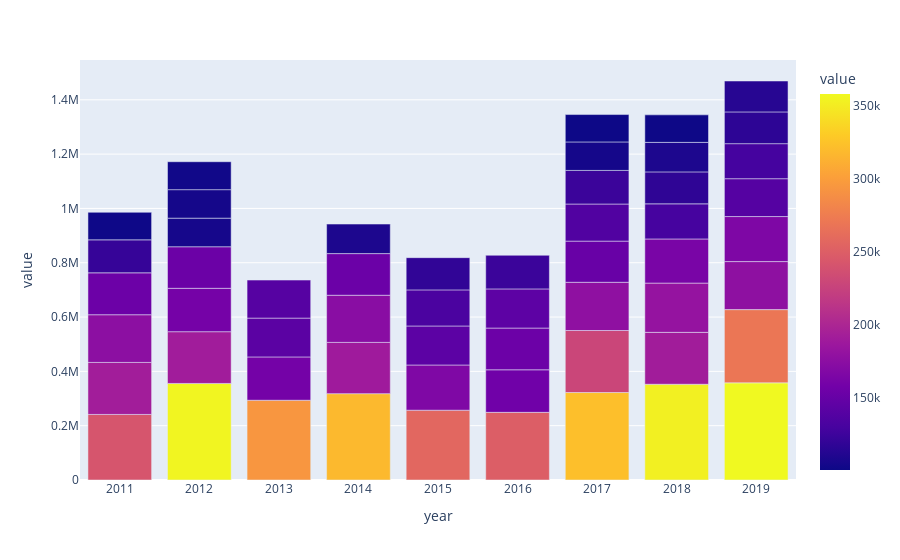

Notebook code for this chart:
### Code cell
fig = px.bar(map_test, x="year", y="value",barmode='group',hover_data=['par_countries','item', 'value', 'element'], color="value", labels=())

fig["layout"].pop("updatemenus")
fig.show()

### Figure 1 — Plotly figure (JSON) as saved in the notebook; plotly's stock layout.template omitted (floating-point values rounded to 4 significant figures; data arrays with more than 128 entries replaced by an {"elided": "..."} marker saying what was removed)
{"data": [{"alignmentgroup": "True", "customdata": {"elided": "56x3 str values"}, "hovertemplate": "year=%{x}<br>value=%{marker.color}<br>par_countries=%{customdata[0]}<br>item=%{customdata[1]}<br>element=%{customdata[2]}<extra></extra>", "legendgroup": "", "marker": {"color": [357759, 355563, 352530, 322117, 317969, 293685, 269623, 257045, 249132, 241356, 228380, 191622, 191147, 190545, 188783, 181418, 177581, 176865, 175625, 173570, 166428, 165835, 162500, 159714, 159489, 156682, 154261, 153698, 153326, 153039, 151536, 144154, 143672, 142973, 140036, 139379, 136566, 132910, 129321, 128972, 123805, 123748, 121437, 118588, 117640, 116899, 113853, 108711, 108674, 105309, 104897, 104897, 102852, 101465, 101314, 100793], "coloraxis": "coloraxis", "pattern": {"shape": ""}}, "name": "", "offsetgroup": "", "orientation": "v", "showlegend": false, "textposition": "auto", "type": "bar", "x": [2019, 2012, 2018, 2017, 2014, 2013, 2019, 2015, 2016, 2011, 2017, 2011, 2018, 2012, 2014, 2018, 2017, 2019, 2011, 2014, 2015, 2019, 2018, 2012, 2013, 2016, 2011, 2016, 2014, 2012, 2017, 2016, 2015, 2013, 2013, 2019, 2017, 2015, 2018, 2019, 2016, 2017, 2011, 2015, 2018, 2019, 2019, 2014, 2018, 2012, 2017, 2012, 2012, 2011, 2018, 2017], "xaxis": "x", "y": [357759, 355563, 352530, 322117, 317969, 293685, 269623, 257045, 249132, 241356, 228380, 191622, 191147, 190545, 188783, 181418, 177581, 176865, 175625, 173570, 166428, 165835, 162500, 159714, 159489, 156682, 154261, 153698, 153326, 153039, 151536, 144154, 143672, 142973, 140036, 139379, 136566, 132910, 129321, 128972, 123805, 123748, 121437, 118588, 117640, 116899, 113853, 108711, 108674, 105309, 104897, 104897, 102852, 101465, 101314, 100793], "yaxis": "y"}], "layout": {"barmode": "group", "coloraxis": {"colorbar": {"title": {"text": "value"}}, "colorscale": [[0, "#0d0887"], [0.1111, "#46039f"], [0.2222, "#7201a8"], [0.3333, "#9c179e"], [0.4444, "#bd3786"], [0.5556, "#d8576b"], [0.6667, "#ed7953"], [0.7778, "#fb9f3a"], [0.8889, "#fdca26"], [1, "#f0f921"]]}, "legend": {"tracegroupgap": 0}, "margin": {"t": 60}, "xaxis": {"anchor": "y", "domain": [0, 1], "title": {"text": "year"}}, "yaxis": {"anchor": "x", "domain": [0, 1], "title": {"text": "value"}}}}
